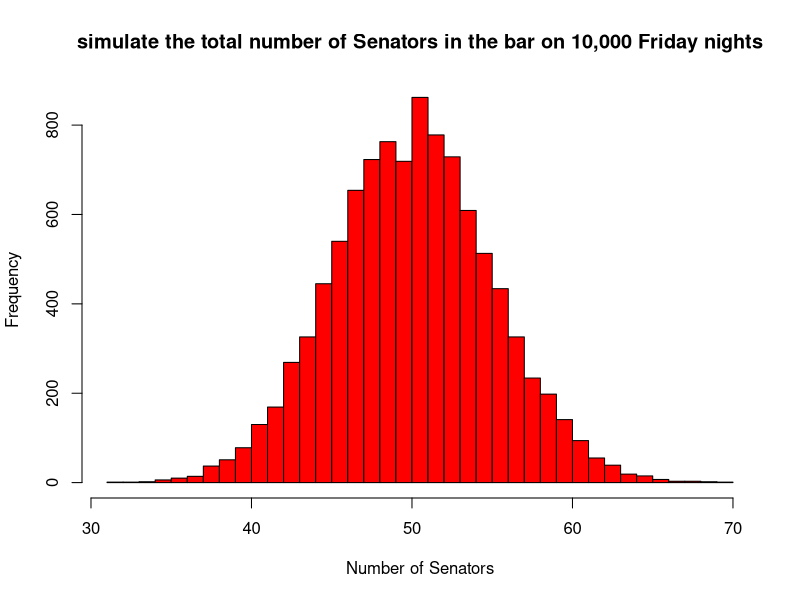
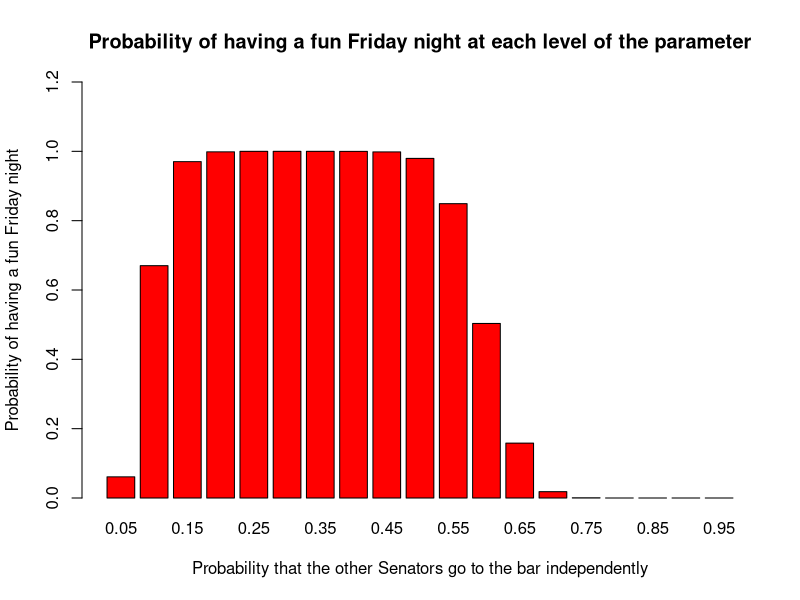

These charts were generated, in order, by the following R code: (Note: this script raises an error after producing the figures.)
##### Problem Set 2 Assessment Problem--Happy Hour
##### Xiner Zhou
##### 2/7/2016

#### A:
# You decide that you're going to go to the bar no matter what. The other 99 Senators
# independently decide whether to go to the bar, and each has a 50% probability of going
# to the bar. First, set the seed to 12345 and simulate the total number of Senators in the
# bar on 10,000 Friday nights. Plot a histogram of the PMF.
# Hint: The rbinom() function should be helpful.

set.seed(12345)
# simulate 10,000 nights
nIter <-10000
# place-holder for number of Senators go to bar 
Senator <- rep(NA,nIter)
# start simulation
Senator  <- 1+ rbinom(n=nIter,size=99,prob=0.5)
# plot histogram
setwd("C:/Users/xiz933/Desktop/Files/Advanced Quantitative Method-Gary King/Week 2")
pdf("HappyHour_A.pdf")
hist(Senator, breaks=seq(floor(min(Senator)),ceiling(max(Senator)),1),
     xlab="Number of Senators", main="simulate the total number of Senators in the bar on 10,000 Friday nights", col="red")
dev.off()

 
#### B:
# Now, in R, simulate 10,000 possible Friday nights to determine the probability that you
# have a good time at the bar. In other words, what is the probability that between 9 and
# 59 of the other 99 Senators join you at the bar? Again set the seed to 12345.

set.seed(12345)
# simulate 10,000 nights
nIter <-10000
# place-holder for number of Senators go to bar 
Senator <- rep(NA,nIter)
# start simulation
Senator  <- 1+ rbinom(n=nIter,size=99,prob=0.5)
GoodTime <- ifelse(Senator>=10 & Senator<=60,1,0)
#  probability that you have a good time at the bar
mean(GoodTime) # Answer: 0.9762

#### C: 
# Briefly discuss and critique one of the assumptions that underlies this model. Do you
# think that assumption is a reasonable one to make?

# The model assumes that other 99 Senatoes all make their decisions independently but with 
# the same probability of going as 0.5. The first very unrealistic assumption is "independence",
# Senators may know each other, and they probably would communicate about who are going to 
# the bar, think about if Senators want to build social network, each people will be more likely
# to attend if they know there will be more people, or someone of interest will be there.
# The second unrealistic assumption is that each Senator will have the same probablity of going, 
# which is equivalent to say they have the same judgement of whether they should go. However, 
# people's opinion always defer and could be influenced by many factors, like family responsibility
# and etc, Senators with family may have lower probability of going to bar. 

#### D:
# Now let's assume that you're a member of the US House of Representatives, instead of
# the Senate, and that their bar is a little bit bigger in size. Continue to assume that each
# of your colleagues has a 50% probability of going to the bar and that the House bar also
# requires a minimum of 10 people to be fun. Write a function in R that takes, as arguments,
# the total number of Representatives (or Senators) and the maximum number of people
# who can comfortably fit into the bar. This function should return the probability that
# you would have fun on on any single Friday night.

GoodTime <- function(totSenator, max){
  Senator  <- 1+rbinom(n=10000,size=totSenator,prob=0.5)
  GoodTime <- ifelse(Senator>=10 & Senator<=max,1,0)
  return(mean(GoodTime))
}

#### E: 
# Use your function from part D to estimate the probability that you have a fun time at the
# bar, given that the House has 435 members 
# (instead of 100) and the their bar's capacity
# is 225 (instead of 60). Set the seed to 54321.
set.seed(54321)
GoodTime(totSenator=435,max=225) # Answer:0.7492

#### F:
# Assume again that you're in the Senate (with 99 colleagues and a bar that fits 60 people).
# Alter your function so that it also takes as an argument the probability that the other
# Senators go to the bar. Vary this parameter (which was originally 50%) at 5% intervals
# from 5% to 95% (i.e 5%, 10%, 15%...95%) and store the results. Set the seed to 1776.
# Create a graph showing the probability of having a fun Friday night at each level of the
# parameter that you varied.
set.seed(1776)

GoodTime <- function(chance){
  Senator  <- 1+rbinom(n=10000,size=99,prob=chance)
  GoodTime <- ifelse(Senator>=10 & Senator<=60,1,0)
  return(mean(GoodTime))
}
# create a n*1 matrix stores probability
chance_seq <- matrix(seq(0.05,0.95,0.05),nrow=length(seq(0.05,0.95,0.05)),ncol=1)
# apply function GoodTime to each row of matrix
GoodTime_seq <- apply(chance_seq, 1, GoodTime)

# make a bar plot
# assign corresponding probability as names for barplot annotate X-axis
names(GoodTime_seq)<- chance_seq

setwd("C:/Users/xiz933/Desktop/Files/Advanced Quantitative Method-Gary King/Week 2")
pdf("HappyHourF.pdf")
barplot(height=GoodTime_seq, col="red",
        main="Probability of having a fun Friday night at each level of the parameter",
        xlab="Probability that the other Senators go to the bar independently",
        ylab="Probability of having a fun Friday night",
        ylim=c(0,1.2)) 
dev.off()

#### G:
# The Constitution is changed so that members of the House of Representatives and Senators
# are allowed to go to either of the two bars inside the Capitol building. Assume that
# all the other 534 elected representatives (435 House members plus 99 Senators other than
# you) go to the Senate bar with probability 0.15, the House bar with probability 0.4, and
# stay home with probability 0.45. Also assume that you will definitely go to either the
# Senate bar or the House bar, each with equal probability. Set the seed to 429.
# What is the probability that you have a fun Friday night?
# Hint: The rmultinom() function will be useful. Also, this question is meant to be challenging
# to code, so don't worry too much if you struggle to get the right answer.

set.seed(429)
nIter <- 10000
# place-holder for you have a fun friday night for each iteration
Fun <- rep(NA,nIter)
# place-holder for others' decison about where to go (Senator bar, house bar, home)
others <- matrix(NA, 3, nIter, byrow=F)
# place-holder for your decison about where to go (Senator bar, house bar )
you <- matrix(NA, 2, nIter, byrow=F)
# place-holder for others'+your decison about where to go (Senator bar, house bar, home)
tot <- matrix(NA, 3, nIter, byrow=F)

for(i in 1:nIter){
  others[,i] <- rmultinom(n=1,size=534,prob=c(0.15,0.4,0.45))
  you[,i] <- rmultinom(n=1,size=1,prob=c(0.5,0.5))
  tot[,i] <-others[,i]+you[,i]
  if(you[,i]==c(1,0)){
    # Senator bar 10-60
    Fun[i] <- ifelse(tot[1,i]>=10 & tot[1,i]<=60,1,0)
  }
  else if(you[,i]==c(0,1)){
    # House bar 10-225
    Fun[i] <- ifelse(tot[1,i]>=10 & tot[1,i]<=225,1,0)
  }
}
# What is the probability that you have a fun Friday night?
mean(Fun) # Answer: 0.5073

